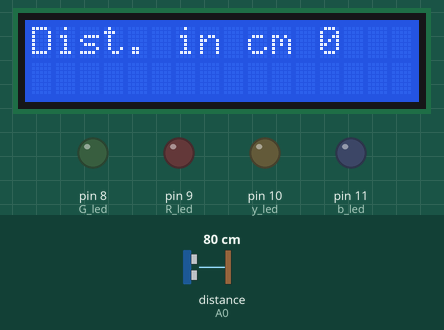
This sketch was run on a simulated Arduino Uno, built with avr-gcc and run on an emulated ATmega328P. On the bench: 16×2 character LCD, output pins drawn as LEDs (lit = HIGH). Wiring (inferred from the names in the program): ultrasonic range finder: trigger A1; echo A0. Dashed ring = blinking. The test bench sets the inputs (shaded band); at power-on: distance to the obstacle (sensor on A0) 80 cm. The echo pulse lasts 58.3 µs per cm; pins used as bus, display or sensor lines are not drawn; what the sketch prints to the serial monitor is not drawn.

Above: at 2.1 s.
At 3.2 s:
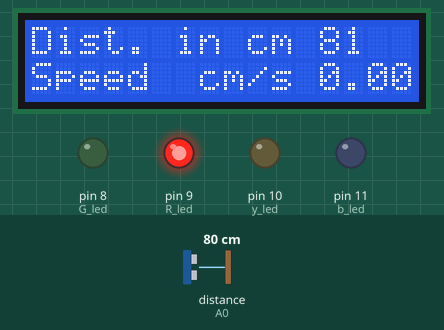
3.3 s: distance to the obstacle (sensor on A0) set to 2 cm
At 5.3 s:
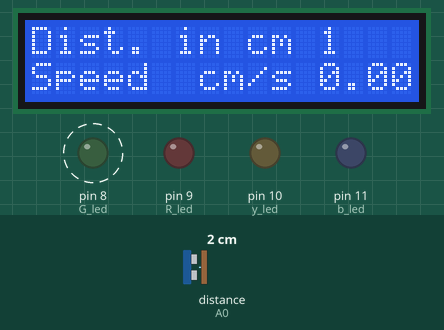
6.8 s: distance to the obstacle (sensor on A0) set to 120 cm
At 8.7 s:
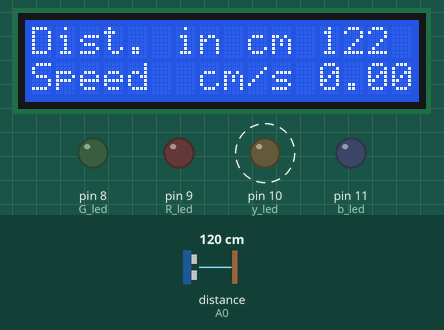
10.3 s: distance to the obstacle (sensor on A0) set to 250 cm
At 13.3 s:
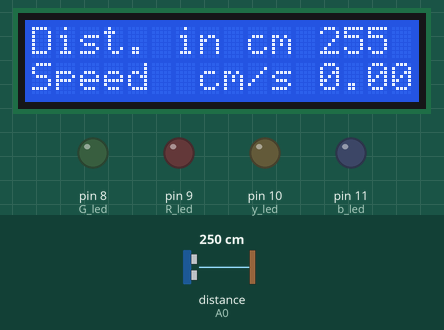
Timing chart, 0 to 14.8 s (numbered marks = the images above; inputs shaded):
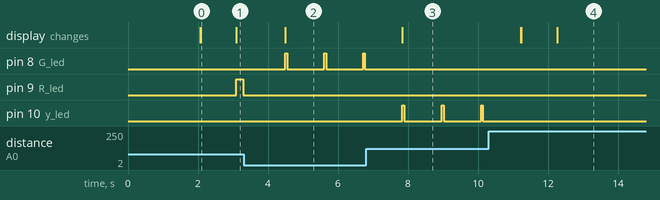

Measured:
- after the input at 3.3 s, pin 8 (G_led): alternates HIGH for 0.05 s and LOW for 1.1 s, starting after 1.2 s; pin 9 (R_led): stops changing and stays LOW; the display: changes after 1.2 s (image 2)
- after the input at 6.8 s, pin 8 (G_led): stops changing and stays LOW; pin 10 (y_led): alternates HIGH for 0.05 s and LOW for 1.1 s, starting after 1.0 s; the display: changes after 1.0 s (image 3)
- after the input at 10.3 s, pin 10 (y_led): stops changing and stays LOW; the display: first changes after 0.92 s (image 4 shows a later state)
- what the display in image 0 shows lasts 1.0 s, from 2.1 s to 3.1 s

The sketch:

code.ino
```cpp
#include<LiquidCrystal.h>
const int rs = 2, en = 3, d4 = 4, d5 = 5 , d6 = 6, d7 = 7;
LiquidCrystal lcd(rs , en , d4 , d5 ,d6 , d7);


#define echo A0    //Echo pin
#define trigger A1 //Trigger pin


int G_led = 8; // choose the pin for the Green Led
int R_led  =9; // choose the pin for the Red Led
int y_led = 10; // choose the pin for the yellow Led
int b_led = 11; // choose the pin for the blue Led


// defines variables
long duration;
int distance1=0;
int distance2=0;
double Speed=0;
int distance=0;


void setup(){


pinMode(echo, INPUT );// declare ultrasonic sensor Echo pin as input
pinMode(trigger, OUTPUT); // declare ultrasonic sensor Trigger pin as Output


pinMode(G_led,OUTPUT); // declare Green LED as output
pinMode(R_led,OUTPUT); // declare Red LED as output
pinMode(y_led,OUTPUT); // declare Blue LED as output
pinMode(b_led,OUTPUT); // declare white LED as output


lcd.begin(16,2);
lcd.clear();
lcd.setCursor(0,0);
lcd.print(" Object  Speed ");
lcd.setCursor(0,1);
lcd.print("   Measurement  ");
delay(2000);
lcd.clear();
Serial.begin(9600); // Starts the serial communication
}


void loop(){

//calculating Speed
   distance1 = ultrasonicRead(); //calls ultrasoninicRead() function below

   delay(1000);//giving a time gap of 1 sec

   distance2 = ultrasonicRead(); //calls ultrasoninicRead() function below

   //formula change in distance divided by change in time
   Speed = (distance2 - distance1)/1.0; //as the time gap is 1 sec we divide it by 1.


//Displaying Speed
  Serial.print("Speed in cm/s  :");
  Serial.println(Speed);
lcd.setCursor(0,1);
lcd.print("Speed  cm/s ");
lcd.print(Speed);


// LED indicator
if (distance >0 && distance <25)
{
    digitalWrite( G_led , HIGH);
    delay(50);                  // waits for a second
    digitalWrite( G_led , LOW);    // sets the LED off
    delay(50);                  // waits for a second
}

if (distance > 25 && distance <50 )
{
    digitalWrite( G_led , HIGH);
    delay(200);                  // waits for a second
    digitalWrite( G_led , LOW);    // sets the LED off
    delay(200);                  // waits for a second
}

if (distance >50  && distance < 75)
{
    digitalWrite( R_led , HIGH);
    delay(50);                  // waits for a second
    digitalWrite( R_led , LOW);    // sets the LED off
    delay(50);                  // waits for a second
}
if (distance >75  && distance < 100)
{
    digitalWrite( R_led , HIGH);
    delay(200);                  // waits for a second
    digitalWrite( R_led , LOW);    // sets the LED off
    delay(200);                  // waits for a second
}
if (distance >100  && distance < 125)
{
    digitalWrite( y_led , HIGH);
    delay(50);                  // waits for a second
    digitalWrite( y_led , LOW);    // sets the LED off
    delay(50);                  // waits for a second
}
if (distance >125  && distance < 150)
{
    digitalWrite( y_led , HIGH);
    delay(200);                  // waits for a second
    digitalWrite( y_led , LOW);    // sets the LED off
    delay(200);                  // waits for a second
}
if (distance >150  && distance < 175)
{
    digitalWrite( b_led , HIGH);
    delay(50);                  // waits for a second
    digitalWrite( b_led , LOW);    // sets the LED off
    delay(50);                  // waits for a second
}
if (distance >175  && distance < 200)
{
    digitalWrite( b_led , HIGH);
    delay(200);                  // waits for a second
    digitalWrite( b_led , LOW);    // sets the LED off
    delay(200);                  // waits for a second
}


}

float ultrasonicRead ()
{
// Clears the trigPin
digitalWrite(trigger, LOW);
delayMicroseconds(2);

// Sets the trigPin on HIGH state for 10 micro seconds
digitalWrite(trigger, HIGH);
delayMicroseconds(10);
digitalWrite(trigger, LOW);

// Reads the echoPin, returns the sound wave travel time in microseconds
duration = pulseIn(echo, HIGH);

//calculating distance
// Prints the distance on the Serial Monitor
Serial.print("Distance in cm : ");
Serial.println(distance);
lcd.setCursor(0,0);
lcd.print("Dist. in cm ");
lcd.print(distance);
lcd.print("   ");
distance= duration/28.5/2;
return distance;

}
```
